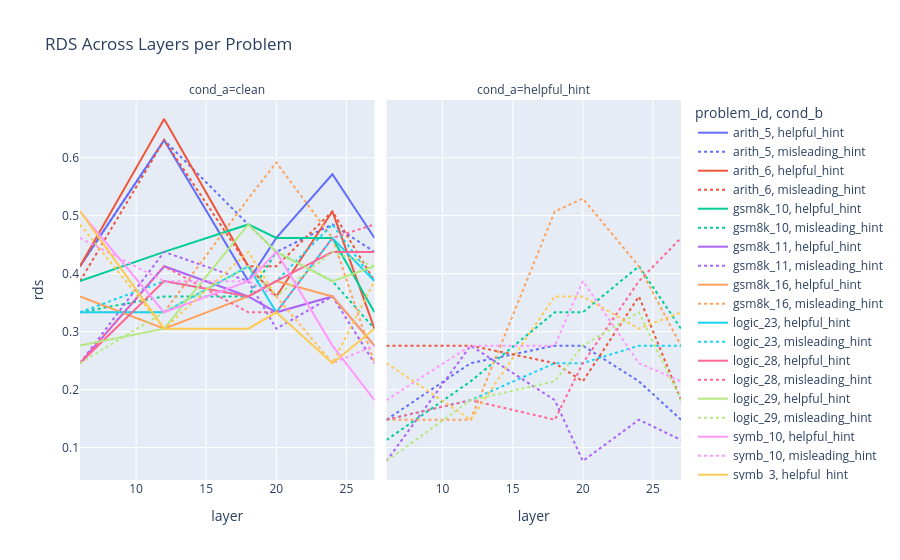

The cell this chart's notebook holds for it:
### Markdown cell above
## RDS Across Layers (Interactive)

### Code cell
if 'detail' in locals():
    fig = px.line(detail, x="layer", y="rds", color="problem_id", line_dash="cond_b", 
                  facet_col="cond_a", title="RDS Across Layers per Problem",
                  hover_data=["category", "cosine_sim", "drift_dir_cosine"])
    fig.show()

### Figure 1 — Plotly figure (JSON) as saved in the notebook; plotly's stock layout.template omitted (floating-point values rounded to 4 significant figures)
{"data": [{"customdata": [["arith", 0.9006, 0.9206], ["arith", 0.8574, 0.9132], ["arith", 0.8771, 0.7775], ["arith", 0.89, 0.7893], ["arith", 0.8246, 0.9046], ["arith", 0.8979, 0.9712]], "hovertemplate": "problem_id=arith_5<br>cond_b=helpful_hint<br>cond_a=clean<br>layer=%{x}<br>rds=%{y}<br>category=%{customdata[0]}<br>cosine_sim=%{customdata[1]}<br>drift_dir_cosine=%{customdata[2]}<extra></extra>", "legendgroup": "arith_5, helpful_hint", "line": {"color": "#636efa", "dash": "solid"}, "marker": {"symbol": "circle"}, "mode": "lines", "name": "arith_5, helpful_hint", "orientation": "v", "showlegend": true, "type": "scatter", "x": [6, 12, 18, 20, 24, 27], "xaxis": "x", "y": [0.4127, 0.6301, 0.3871, 0.4615, 0.5714, 0.4615], "yaxis": "y"}, {"customdata": [["arith", 0.9072, 0.9206], ["arith", 0.857, 0.9132], ["arith", 0.8402, 0.7775], ["arith", 0.8905, 0.7893], ["arith", 0.8539, 0.9046], ["arith", 0.915, 0.9712]], "hovertemplate": "problem_id=arith_5<br>cond_b=misleading_hint<br>cond_a=clean<br>layer=%{x}<br>rds=%{y}<br>category=%{customdata[0]}<br>cosine_sim=%{customdata[1]}<br>drift_dir_cosine=%{customdata[2]}<extra></extra>", "legendgroup": "arith_5, misleading_hint", "line": {"color": "#636efa", "dash": "dot"}, "marker": {"symbol": "circle"}, "mode": "lines", "name": "arith_5, misleading_hint", "orientation": "v", "showlegend": true, "type": "scatter", "x": [6, 12, 18, 20, 24, 27], "xaxis": "x", "y": [0.4127, 0.6301, 0.4848, 0.4375, 0.4848, 0.4375], "yaxis": "y"}, {"customdata": [["arith", 0.9847, 0.9206], ["arith", 0.9741, 0.9132], ["arith", 0.9349, 0.7775], ["arith", 0.9548, 0.7893], ["arith", 0.9694, 0.9046], ["arith", 0.9921, 0.9712]], "hovertemplate": "problem_id=arith_5<br>cond_b=misleading_hint<br>cond_a=helpful_hint<br>layer=%{x}<br>rds=%{y}<br>category=%{customdata[0]}<br>cosine_sim=%{customdata[1]}<br>drift_dir_cosine=%{customdata[2]}<extra></extra>", "legendgroup": "arith_5, misleading_hint", "line": {"color": "#636efa", "dash": "dot"}, "marker": {"symbol": "circle"}, "mode": "lines", "name": "arith_5, misleading_hint", "orientation": "v", "showlegend": false, "type": "scatter", "x": [6, 12, 18, 20, 24, 27], "xaxis": "x2", "y": [0.1481, 0.2456, 0.2759, 0.2759, 0.2143, 0.1481], "yaxis": "y2"}, {"customdata": [["arith", 0.8909, 0.7976], ["arith", 0.8147, 0.8932], ["arith", 0.8368, 0.7519], ["arith", 0.8848, 0.7793], ["arith", 0.8539, 0.8072], ["arith", 0.8837, 0.9359]], "hovertemplate": "problem_id=arith_6<br>cond_b=helpful_hint<br>cond_a=clean<br>layer=%{x}<br>rds=%{y}<br>category=%{customdata[0]}<br>cosine_sim=%{customdata[1]}<br>drift_dir_cosine=%{customdata[2]}<extra></extra>", "legendgroup": "arith_6, helpful_hint", "line": {"color": "#EF553B", "dash": "solid"}, "marker": {"symbol": "circle"}, "mode": "lines", "name": "arith_6, helpful_hint", "orientation": "v", "showlegend": true, "type": "scatter", "x": [6, 12, 18, 20, 24, 27], "xaxis": "x", "y": [0.4127, 0.6667, 0.4127, 0.3607, 0.5075, 0.3051], "yaxis": "y"}, {"customdata": [["arith", 0.9115, 0.7976], ["arith", 0.8357, 0.8932], ["arith", 0.8565, 0.7519], ["arith", 0.8876, 0.7793], ["arith", 0.8473, 0.8072], ["arith", 0.9179, 0.9359]], "hovertemplate": "problem_id=arith_6<br>cond_b=misleading_hint<br>cond_a=clean<br>layer=%{x}<br>rds=%{y}<br>category=%{customdata[0]}<br>cosine_sim=%{customdata[1]}<br>drift_dir_cosine=%{customdata[2]}<extra></extra>", "legendgroup": "arith_6, misleading_hint", "line": {"color": "#EF553B", "dash": "dot"}, "marker": {"symbol": "circle"}, "mode": "lines", "name": "arith_6, misleading_hint", "orientation": "v", "showlegend": true, "type": "scatter", "x": [6, 12, 18, 20, 24, 27], "xaxis": "x", "y": [0.3871, 0.6301, 0.4127, 0.4127, 0.5075, 0.3871], "yaxis": "y"}, {"customdata": [["arith", 0.9601, 0.7976], ["arith", 0.9606, 0.8932], ["arith", 0.925, 0.7519], ["arith", 0.9521, 0.7793], ["arith", 0.9441, 0.8072], ["arith", 0.9827, 0.9359]], "hovertemplate": "problem_id=arith_6<br>cond_b=misleading_hint<br>cond_a=helpful_hint<br>layer=%{x}<br>rds=%{y}<br>category=%{customdata[0]}<br>cosine_sim=%{customdata[1]}<br>drift_dir_cosine=%{customdata[2]}<extra></extra>", "legendgroup": "arith_6, misleading_hint", "line": {"color": "#EF553B", "dash": "dot"}, "marker": {"symbol": "circle"}, "mode": "lines", "name": "arith_6, misleading_hint", "orientation": "v", "showlegend": false, "type": "scatter", "x": [6, 12, 18, 20, 24, 27], "xaxis": "x2", "y": [0.2759, 0.2759, 0.2456, 0.2143, 0.3607, 0.1818], "yaxis": "y2"}, {"customdata": [["gsm8k", 0.9165, 0.9256], ["gsm8k", 0.9062, 0.8209], ["gsm8k", 0.8042, 0.7049], ["gsm8k", 0.8416, 0.6182], ["gsm8k", 0.9057, 0.6602], ["gsm8k", 0.9681, 0.6007]], "hovertemplate": "problem_id=gsm8k_10<br>cond_b=helpful_hint<br>cond_a=clean<br>layer=%{x}<br>rds=%{y}<br>category=%{customdata[0]}<br>cosine_sim=%{customdata[1]}<br>drift_dir_cosine=%{customdata[2]}<extra></extra>", "legendgroup": "gsm8k_10, helpful_hint", "line": {"color": "#00cc96", "dash": "solid"}, "marker": {"symbol": "circle"}, "mode": "lines", "name": "gsm8k_10, helpful_hint", "orientation": "v", "showlegend": true, "type": "scatter", "x": [6, 12, 18, 20, 24, 27], "xaxis": "x", "y": [0.3871, 0.4375, 0.4848, 0.4615, 0.4615, 0.3333], "yaxis": "y"}, {"customdata": [["gsm8k", 0.9343, 0.9256], ["gsm8k", 0.9294, 0.8209], ["gsm8k", 0.8755, 0.7049], ["gsm8k", 0.8866, 0.6182], ["gsm8k", 0.9353, 0.6602], ["gsm8k", 0.9764, 0.6007]], "hovertemplate": "problem_id=gsm8k_10<br>cond_b=misleading_hint<br>cond_a=clean<br>layer=%{x}<br>rds=%{y}<br>category=%{customdata[0]}<br>cosine_sim=%{customdata[1]}<br>drift_dir_cosine=%{customdata[2]}<extra></extra>", "legendgroup": "gsm8k_10, misleading_hint", "line": {"color": "#00cc96", "dash": "dot"}, "marker": {"symbol": "circle"}, "mode": "lines", "name": "gsm8k_10, misleading_hint", "orientation": "v", "showlegend": true, "type": "scatter", "x": [6, 12, 18, 20, 24, 27], "xaxis": "x", "y": [0.3333, 0.3607, 0.3607, 0.4375, 0.3871, 0.3051], "yaxis": "y"}, {"customdata": [["gsm8k", 0.986, 0.9256], ["gsm8k", 0.9666, 0.8209], ["gsm8k", 0.8977, 0.7049], ["gsm8k", 0.894, 0.6182], ["gsm8k", 0.9407, 0.6602], ["gsm8k", 0.9786, 0.6007]], "hovertemplate": "problem_id=gsm8k_10<br>cond_b=misleading_hint<br>cond_a=helpful_hint<br>layer=%{x}<br>rds=%{y}<br>category=%{customdata[0]}<br>cosine_sim=%{customdata[1]}<br>drift_dir_cosine=%{customdata[2]}<extra></extra>", "legendgroup": "gsm8k_10, misleading_hint", "line": {"color": "#00cc96", "dash": "dot"}, "marker": {"symbol": "circle"}, "mode": "lines", "name": "gsm8k_10, misleading_hint", "orientation": "v", "showlegend": false, "type": "scatter", "x": [6, 12, 18, 20, 24, 27], "xaxis": "x2", "y": [0.1132, 0.2143, 0.3333, 0.3333, 0.4127, 0.3051], "yaxis": "y2"}, {"customdata": [["gsm8k", 0.946, 0.9311], ["gsm8k", 0.9019, 0.7962], ["gsm8k", 0.9058, 0.8322], ["gsm8k", 0.9221, 0.9112], ["gsm8k", 0.9503, 0.8766], ["gsm8k", 0.9786, 0.8673]], "hovertemplate": "problem_id=gsm8k_11<br>cond_b=helpful_hint<br>cond_a=clean<br>layer=%{x}<br>rds=%{y}<br>category=%{customdata[0]}<br>cosine_sim=%{customdata[1]}<br>drift_dir_cosine=%{customdata[2]}<extra></extra>", "legendgroup": "gsm8k_11, helpful_hint", "line": {"color": "#ab63fa", "dash": "solid"}, "marker": {"symbol": "circle"}, "mode": "lines", "name": "gsm8k_11, helpful_hint", "orientation": "v", "showlegend": true, "type": "scatter", "x": [6, 12, 18, 20, 24, 27], "xaxis": "x", "y": [0.2456, 0.4127, 0.3607, 0.3333, 0.3607, 0.2759], "yaxis": "y"}, {"customdata": [["gsm8k", 0.9504, 0.9311], ["gsm8k", 0.8942, 0.7962], ["gsm8k", 0.893, 0.8322], ["gsm8k", 0.9279, 0.9112], ["gsm8k", 0.9476, 0.8766], ["gsm8k", 0.9767, 0.8673]], "hovertemplate": "problem_id=gsm8k_11<br>cond_b=misleading_hint<br>cond_a=clean<br>layer=%{x}<br>rds=%{y}<br>category=%{customdata[0]}<br>cosine_sim=%{customdata[1]}<br>drift_dir_cosine=%{customdata[2]}<extra></extra>", "legendgroup": "gsm8k_11, misleading_hint", "line": {"color": "#ab63fa", "dash": "dot"}, "marker": {"symbol": "circle"}, "mode": "lines", "name": "gsm8k_11, misleading_hint", "orientation": "v", "showlegend": true, "type": "scatter", "x": [6, 12, 18, 20, 24, 27], "xaxis": "x", "y": [0.2456, 0.4375, 0.3871, 0.3051, 0.3607, 0.2456], "yaxis": "y"}, {"customdata": [["gsm8k", 0.9917, 0.9311], ["gsm8k", 0.9537, 0.7962], ["gsm8k", 0.9594, 0.8322], ["gsm8k", 0.9858, 0.9112], ["gsm8k", 0.9861, 0.8766], ["gsm8k", 0.9941, 0.8673]], "hovertemplate": "problem_id=gsm8k_11<br>cond_b=misleading_hint<br>cond_a=helpful_hint<br>layer=%{x}<br>rds=%{y}<br>category=%{customdata[0]}<br>cosine_sim=%{customdata[1]}<br>drift_dir_cosine=%{customdata[2]}<extra></extra>", "legendgroup": "gsm8k_11, misleading_hint", "line": {"color": "#ab63fa", "dash": "dot"}, "marker": {"symbol": "circle"}, "mode": "lines", "name": "gsm8k_11, misleading_hint", "orientation": "v", "showlegend": false, "type": "scatter", "x": [6, 12, 18, 20, 24, 27], "xaxis": "x2", "y": [0.07692, 0.2759, 0.1818, 0.07692, 0.1481, 0.1132], "yaxis": "y2"}, {"customdata": [["gsm8k", 0.9228, 0.8916], ["gsm8k", 0.9012, 0.8741], ["gsm8k", 0.9088, 0.4493], ["gsm8k", 0.9122, 0.4478], ["gsm8k", 0.9359, 0.3912], ["gsm8k", 0.9645, 0.6895]], "hovertemplate": "problem_id=gsm8k_16<br>cond_b=helpful_hint<br>cond_a=clean<br>layer=%{x}<br>rds=%{y}<br>category=%{customdata[0]}<br>cosine_sim=%{customdata[1]}<br>drift_dir_cosine=%{customdata[2]}<extra></extra>", "legendgroup": "gsm8k_16, helpful_hint", "line": {"color": "#FFA15A", "dash": "solid"}, "marker": {"symbol": "circle"}, "mode": "lines", "name": "gsm8k_16, helpful_hint", "orientation": "v", "showlegend": true, "type": "scatter", "x": [6, 12, 18, 20, 24, 27], "xaxis": "x", "y": [0.3607, 0.3051, 0.3607, 0.3871, 0.3607, 0.2759], "yaxis": "y"}, {"customdata": [["gsm8k", 0.9336, 0.8916], ["gsm8k", 0.9121, 0.8741], ["gsm8k", 0.8206, 0.4493], ["gsm8k", 0.8198, 0.4478], ["gsm8k", 0.9027, 0.3912], ["gsm8k", 0.9644, 0.6895]], "hovertemplate": "problem_id=gsm8k_16<br>cond_b=misleading_hint<br>cond_a=clean<br>layer=%{x}<br>rds=%{y}<br>category=%{customdata[0]}<br>cosine_sim=%{customdata[1]}<br>drift_dir_cosine=%{customdata[2]}<extra></extra>", "legendgroup": "gsm8k_16, misleading_hint", "line": {"color": "#FFA15A", "dash": "dot"}, "marker": {"symbol": "circle"}, "mode": "lines", "name": "gsm8k_16, misleading_hint", "orientation": "v", "showlegend": true, "type": "scatter", "x": [6, 12, 18, 20, 24, 27], "xaxis": "x", "y": [0.3333, 0.3333, 0.5294, 0.5915, 0.4615, 0.2456], "yaxis": "y"}, {"customdata": [["gsm8k", 0.9838, 0.8916], ["gsm8k", 0.9734, 0.8741], ["gsm8k", 0.8384, 0.4493], ["gsm8k", 0.8446, 0.4478], ["gsm8k", 0.901, 0.3912], ["gsm8k", 0.978, 0.6895]], "hovertemplate": "problem_id=gsm8k_16<br>cond_b=misleading_hint<br>cond_a=helpful_hint<br>layer=%{x}<br>rds=%{y}<br>category=%{customdata[0]}<br>cosine_sim=%{customdata[1]}<br>drift_dir_cosine=%{customdata[2]}<extra></extra>", "legendgroup": "gsm8k_16, misleading_hint", "line": {"color": "#FFA15A", "dash": "dot"}, "marker": {"symbol": "circle"}, "mode": "lines", "name": "gsm8k_16, misleading_hint", "orientation": "v", "showlegend": false, "type": "scatter", "x": [6, 12, 18, 20, 24, 27], "xaxis": "x2", "y": [0.1481, 0.1481, 0.5075, 0.5294, 0.4127, 0.2759], "yaxis": "y2"}, {"customdata": [["logic", 0.9166, 0.8743], ["logic", 0.9095, 0.867], ["logic", 0.862, 0.7555], ["logic", 0.8782, 0.7656], ["logic", 0.865, 0.7911], ["logic", 0.9878, 0.6552]], "hovertemplate": "problem_id=logic_23<br>cond_b=helpful_hint<br>cond_a=clean<br>layer=%{x}<br>rds=%{y}<br>category=%{customdata[0]}<br>cosine_sim=%{customdata[1]}<br>drift_dir_cosine=%{customdata[2]}<extra></extra>", "legendgroup": "logic_23, helpful_hint", "line": {"color": "#19d3f3", "dash": "solid"}, "marker": {"symbol": "circle"}, "mode": "lines", "name": "logic_23, helpful_hint", "orientation": "v", "showlegend": true, "type": "scatter", "x": [6, 12, 18, 20, 24, 27], "xaxis": "x", "y": [0.3333, 0.3333, 0.4127, 0.3333, 0.4615, 0.3871], "yaxis": "y"}, {"customdata": [["logic", 0.9194, 0.8743], ["logic", 0.8951, 0.867], ["logic", 0.8898, 0.7555], ["logic", 0.8535, 0.7656], ["logic", 0.8166, 0.7911], ["logic", 0.9783, 0.6552]], "hovertemplate": "problem_id=logic_23<br>cond_b=misleading_hint<br>cond_a=clean<br>layer=%{x}<br>rds=%{y}<br>category=%{customdata[0]}<br>cosine_sim=%{customdata[1]}<br>drift_dir_cosine=%{customdata[2]}<extra></extra>", "legendgroup": "logic_23, misleading_hint", "line": {"color": "#19d3f3", "dash": "dot"}, "marker": {"symbol": "circle"}, "mode": "lines", "name": "logic_23, misleading_hint", "orientation": "v", "showlegend": true, "type": "scatter", "x": [6, 12, 18, 20, 24, 27], "xaxis": "x", "y": [0.3333, 0.3871, 0.3607, 0.3871, 0.4848, 0.3871], "yaxis": "y"}, {"customdata": [["logic", 0.9775, 0.8743], ["logic", 0.9708, 0.867], ["logic", 0.94, 0.7555], ["logic", 0.9335, 0.7656], ["logic", 0.9307, 0.7911], ["logic", 0.9886, 0.6552]], "hovertemplate": "problem_id=logic_23<br>cond_b=misleading_hint<br>cond_a=helpful_hint<br>layer=%{x}<br>rds=%{y}<br>category=%{customdata[0]}<br>cosine_sim=%{customdata[1]}<br>drift_dir_cosine=%{customdata[2]}<extra></extra>", "legendgroup": "logic_23, misleading_hint", "line": {"color": "#19d3f3", "dash": "dot"}, "marker": {"symbol": "circle"}, "mode": "lines", "name": "logic_23, misleading_hint", "orientation": "v", "showlegend": false, "type": "scatter", "x": [6, 12, 18, 20, 24, 27], "xaxis": "x2", "y": [0.1481, 0.1818, 0.2456, 0.2456, 0.2759, 0.2759], "yaxis": "y2"}, {"customdata": [["logic", 0.9414, 0.8603], ["logic", 0.8861, 0.8839], ["logic", 0.8855, 0.8302], ["logic", 0.8608, 0.7423], ["logic", 0.8574, 0.4346], ["logic", 0.9806, 0.5939]], "hovertemplate": "problem_id=logic_28<br>cond_b=helpful_hint<br>cond_a=clean<br>layer=%{x}<br>rds=%{y}<br>category=%{customdata[0]}<br>cosine_sim=%{customdata[1]}<br>drift_dir_cosine=%{customdata[2]}<extra></extra>", "legendgroup": "logic_28, helpful_hint", "line": {"color": "#FF6692", "dash": "solid"}, "marker": {"symbol": "circle"}, "mode": "lines", "name": "logic_28, helpful_hint", "orientation": "v", "showlegend": true, "type": "scatter", "x": [6, 12, 18, 20, 24, 27], "xaxis": "x", "y": [0.2456, 0.3871, 0.3607, 0.3871, 0.4375, 0.4375], "yaxis": "y"}, {"customdata": [["logic", 0.9372, 0.8603], ["logic", 0.8807, 0.8839], ["logic", 0.8992, 0.8302], ["logic", 0.8851, 0.7423], ["logic", 0.8055, 0.4346], ["logic", 0.9484, 0.5939]], "hovertemplate": "problem_id=logic_28<br>cond_b=misleading_hint<br>cond_a=clean<br>layer=%{x}<br>rds=%{y}<br>category=%{customdata[0]}<br>cosine_sim=%{customdata[1]}<br>drift_dir_cosine=%{customdata[2]}<extra></extra>", "legendgroup": "logic_28, misleading_hint", "line": {"color": "#FF6692", "dash": "dot"}, "marker": {"symbol": "circle"}, "mode": "lines", "name": "logic_28, misleading_hint", "orientation": "v", "showlegend": true, "type": "scatter", "x": [6, 12, 18, 20, 24, 27], "xaxis": "x", "y": [0.2456, 0.4127, 0.3333, 0.3333, 0.4615, 0.4848], "yaxis": "y"}, {"customdata": [["logic", 0.9816, 0.8603], ["logic", 0.9732, 0.8839], ["logic", 0.9628, 0.8302], ["logic", 0.9307, 0.7423], ["logic", 0.8139, 0.4346], ["logic", 0.967, 0.5939]], "hovertemplate": "problem_id=logic_28<br>cond_b=misleading_hint<br>cond_a=helpful_hint<br>layer=%{x}<br>rds=%{y}<br>category=%{customdata[0]}<br>cosine_sim=%{customdata[1]}<br>drift_dir_cosine=%{customdata[2]}<extra></extra>", "legendgroup": "logic_28, misleading_hint", "line": {"color": "#FF6692", "dash": "dot"}, "marker": {"symbol": "circle"}, "mode": "lines", "name": "logic_28, misleading_hint", "orientation": "v", "showlegend": false, "type": "scatter", "x": [6, 12, 18, 20, 24, 27], "xaxis": "x2", "y": [0.1481, 0.1818, 0.1481, 0.2456, 0.3871, 0.4615], "yaxis": "y2"}, {"customdata": [["logic", 0.9285, 0.912], ["logic", 0.9055, 0.8225], ["logic", 0.8049, 0.8013], ["logic", 0.8326, 0.7427], ["logic", 0.8767, 0.724], ["logic", 0.9789, 0.6452]], "hovertemplate": "problem_id=logic_29<br>cond_b=helpful_hint<br>cond_a=clean<br>layer=%{x}<br>rds=%{y}<br>category=%{customdata[0]}<br>cosine_sim=%{customdata[1]}<br>drift_dir_cosine=%{customdata[2]}<extra></extra>", "legendgroup": "logic_29, helpful_hint", "line": {"color": "#B6E880", "dash": "solid"}, "marker": {"symbol": "circle"}, "mode": "lines", "name": "logic_29, helpful_hint", "orientation": "v", "showlegend": true, "type": "scatter", "x": [6, 12, 18, 20, 24, 27], "xaxis": "x", "y": [0.2759, 0.3051, 0.4848, 0.4375, 0.3871, 0.4127], "yaxis": "y"}, {"customdata": [["logic", 0.936, 0.912], ["logic", 0.9058, 0.8225], ["logic", 0.8621, 0.8013], ["logic", 0.8702, 0.7427], ["logic", 0.8465, 0.724], ["logic", 0.9589, 0.6452]], "hovertemplate": "problem_id=logic_29<br>cond_b=misleading_hint<br>cond_a=clean<br>layer=%{x}<br>rds=%{y}<br>category=%{customdata[0]}<br>cosine_sim=%{customdata[1]}<br>drift_dir_cosine=%{customdata[2]}<extra></extra>", "legendgroup": "logic_29, misleading_hint", "line": {"color": "#B6E880", "dash": "dot"}, "marker": {"symbol": "circle"}, "mode": "lines", "name": "logic_29, misleading_hint", "orientation": "v", "showlegend": true, "type": "scatter", "x": [6, 12, 18, 20, 24, 27], "xaxis": "x", "y": [0.2456, 0.3333, 0.4127, 0.3607, 0.4375, 0.4127], "yaxis": "y"}, {"customdata": [["logic", 0.9867, 0.912], ["logic", 0.9642, 0.8225], ["logic", 0.9338, 0.8013], ["logic", 0.9198, 0.7427], ["logic", 0.9255, 0.724], ["logic", 0.9782, 0.6452]], "hovertemplate": "problem_id=logic_29<br>cond_b=misleading_hint<br>cond_a=helpful_hint<br>layer=%{x}<br>rds=%{y}<br>category=%{customdata[0]}<br>cosine_sim=%{customdata[1]}<br>drift_dir_cosine=%{customdata[2]}<extra></extra>", "legendgroup": "logic_29, misleading_hint", "line": {"color": "#B6E880", "dash": "dot"}, "marker": {"symbol": "circle"}, "mode": "lines", "name": "logic_29, misleading_hint", "orientation": "v", "showlegend": false, "type": "scatter", "x": [6, 12, 18, 20, 24, 27], "xaxis": "x2", "y": [0.07692, 0.1818, 0.2143, 0.2759, 0.3333, 0.1818], "yaxis": "y2"}, {"customdata": [["symb", 0.8899, 0.9085], ["symb", 0.9187, 0.8096], ["symb", 0.8937, 0.7055], ["symb", 0.9007, 0.5726], ["symb", 0.9325, 0.5057], ["symb", 0.977, 0.3869]], "hovertemplate": "problem_id=symb_10<br>cond_b=helpful_hint<br>cond_a=clean<br>layer=%{x}<br>rds=%{y}<br>category=%{customdata[0]}<br>cosine_sim=%{customdata[1]}<br>drift_dir_cosine=%{customdata[2]}<extra></extra>", "legendgroup": "symb_10, helpful_hint", "line": {"color": "#FF97FF", "dash": "solid"}, "marker": {"symbol": "circle"}, "mode": "lines", "name": "symb_10, helpful_hint", "orientation": "v", "showlegend": true, "type": "scatter", "x": [6, 12, 18, 20, 24, 27], "xaxis": "x", "y": [0.5075, 0.3333, 0.3871, 0.4375, 0.2759, 0.1818], "yaxis": "y"}, {"customdata": [["symb", 0.8974, 0.9085], ["symb", 0.9131, 0.8096], ["symb", 0.9127, 0.7055], ["symb", 0.9314, 0.5726], ["symb", 0.9493, 0.5057], ["symb", 0.9587, 0.3869]], "hovertemplate": "problem_id=symb_10<br>cond_b=misleading_hint<br>cond_a=clean<br>layer=%{x}<br>rds=%{y}<br>category=%{customdata[0]}<br>cosine_sim=%{customdata[1]}<br>drift_dir_cosine=%{customdata[2]}<extra></extra>", "legendgroup": "symb_10, misleading_hint", "line": {"color": "#FF97FF", "dash": "dot"}, "marker": {"symbol": "circle"}, "mode": "lines", "name": "symb_10, misleading_hint", "orientation": "v", "showlegend": true, "type": "scatter", "x": [6, 12, 18, 20, 24, 27], "xaxis": "x", "y": [0.4615, 0.3871, 0.3871, 0.3607, 0.2456, 0.2759], "yaxis": "y"}, {"customdata": [["symb", 0.9806, 0.9085], ["symb", 0.9606, 0.8096], ["symb", 0.9414, 0.7055], ["symb", 0.9203, 0.5726], ["symb", 0.9399, 0.5057], ["symb", 0.9613, 0.3869]], "hovertemplate": "problem_id=symb_10<br>cond_b=misleading_hint<br>cond_a=helpful_hint<br>layer=%{x}<br>rds=%{y}<br>category=%{customdata[0]}<br>cosine_sim=%{customdata[1]}<br>drift_dir_cosine=%{customdata[2]}<extra></extra>", "legendgroup": "symb_10, misleading_hint", "line": {"color": "#FF97FF", "dash": "dot"}, "marker": {"symbol": "circle"}, "mode": "lines", "name": "symb_10, misleading_hint", "orientation": "v", "showlegend": false, "type": "scatter", "x": [6, 12, 18, 20, 24, 27], "xaxis": "x2", "y": [0.1818, 0.2759, 0.2759, 0.3871, 0.2456, 0.2143], "yaxis": "y2"}, {"customdata": [["symb", 0.8959, 0.8644], ["symb", 0.9208, 0.8654], ["symb", 0.9296, 0.6141], ["symb", 0.9309, 0.5529], ["symb", 0.9151, 0.5687], ["symb", 0.9707, 0.3136]], "hovertemplate": "problem_id=symb_3<br>cond_b=helpful_hint<br>cond_a=clean<br>layer=%{x}<br>rds=%{y}<br>category=%{customdata[0]}<br>cosine_sim=%{customdata[1]}<br>drift_dir_cosine=%{customdata[2]}<extra></extra>", "legendgroup": "symb_3, helpful_hint", "line": {"color": "#FECB52", "dash": "solid"}, "marker": {"symbol": "circle"}, "mode": "lines", "name": "symb_3, helpful_hint", "orientation": "v", "showlegend": true, "type": "scatter", "x": [6, 12, 18, 20, 24, 27], "xaxis": "x", "y": [0.5075, 0.3051, 0.3051, 0.3333, 0.2456, 0.3051], "yaxis": "y"}, {"customdata": [["symb", 0.8953, 0.8644], ["symb", 0.9284, 0.8654], ["symb", 0.8757, 0.6141], ["symb", 0.9135, 0.5529], ["symb", 0.9274, 0.5687], ["symb", 0.9332, 0.3136]], "hovertemplate": "problem_id=symb_3<br>cond_b=misleading_hint<br>cond_a=clean<br>layer=%{x}<br>rds=%{y}<br>category=%{customdata[0]}<br>cosine_sim=%{customdata[1]}<br>drift_dir_cosine=%{customdata[2]}<extra></extra>", "legendgroup": "symb_3, misleading_hint", "line": {"color": "#FECB52", "dash": "dot"}, "marker": {"symbol": "circle"}, "mode": "lines", "name": "symb_3, misleading_hint", "orientation": "v", "showlegend": true, "type": "scatter", "x": [6, 12, 18, 20, 24, 27], "xaxis": "x", "y": [0.4848, 0.3051, 0.4375, 0.3607, 0.2456, 0.3871], "yaxis": "y"}, {"customdata": [["symb", 0.9721, 0.8644], ["symb", 0.9731, 0.8654], ["symb", 0.9107, 0.6141], ["symb", 0.9146, 0.5529], ["symb", 0.9267, 0.5687], ["symb", 0.9332, 0.3136]], "hovertemplate": "problem_id=symb_3<br>cond_b=misleading_hint<br>cond_a=helpful_hint<br>layer=%{x}<br>rds=%{y}<br>category=%{customdata[0]}<br>cosine_sim=%{customdata[1]}<br>drift_dir_cosine=%{customdata[2]}<extra></extra>", "legendgroup": "symb_3, misleading_hint", "line": {"color": "#FECB52", "dash": "dot"}, "marker": {"symbol": "circle"}, "mode": "lines", "name": "symb_3, misleading_hint", "orientation": "v", "showlegend": false, "type": "scatter", "x": [6, 12, 18, 20, 24, 27], "xaxis": "x2", "y": [0.2456, 0.1481, 0.3607, 0.3607, 0.3051, 0.3333], "yaxis": "y2"}], "layout": {"annotations": [{"font": {}, "showarrow": false, "text": "cond_a=clean", "x": 0.245, "xanchor": "center", "xref": "paper", "y": 1, "yanchor": "bottom", "yref": "paper"}, {"font": {}, "showarrow": false, "text": "cond_a=helpful_hint", "x": 0.755, "xanchor": "center", "xref": "paper", "y": 1, "yanchor": "bottom", "yref": "paper"}], "legend": {"title": {"text": "problem_id, cond_b"}, "tracegroupgap": 0}, "title": {"text": "RDS Across Layers per Problem"}, "xaxis": {"anchor": "y", "domain": [0, 0.49], "title": {"text": "layer"}}, "xaxis2": {"anchor": "y2", "domain": [0.51, 1], "matches": "x", "title": {"text": "layer"}}, "yaxis": {"anchor": "x", "domain": [0, 1], "title": {"text": "rds"}}, "yaxis2": {"anchor": "x2", "domain": [0, 1], "matches": "y", "showticklabels": false}}}
